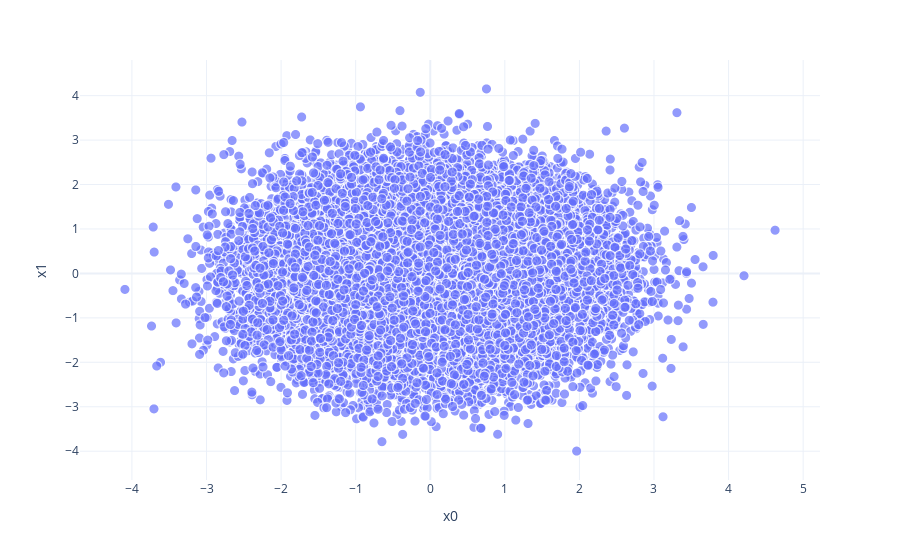

This figure's notebook cell:
### Markdown cell above
As we can see the model improves slightly over the epochs though it takes a lot longer. The results on the validation set are slightly better than the second model but that is likely not significant. It is likely that we could have achieved better results with more tinkering to optimize the layers as the final accuracy of 0.382 is not very good. That said it is higher than the baseline accuracy so it is still a step in the right direction.

# Examining the Embeddings
The final step is to extract the embedding from the model and examine them to look for patterns. We will use Plotly for interactive plotting and PCA to reduce the dimensionality of the embeddings so we can plot them. While we are able to plot the embeddings we do not see many clear patterns. The words are pretty evenly distributed and there are no clear clusters.

### Code cell
embedding_matrix = combined_model.embedding.cpu().weight.data.numpy()
tokens = list(tokenizer.vocab.keys())

pca = PCA(n_components=2)
weights = pca.fit_transform(embedding_matrix)

tokens.append(" ")
embedding_df = pd.DataFrame({
    'word' : tokens,
    'x0'   : weights[:,0],
    'x1'   : weights[:,1]
})

fig = px.scatter(embedding_df,
                 x = "x0",
                 y = "x1",
                 size = list(np.ones(len(embedding_df))),
                 size_max = 10,
                 hover_name = "word")

fig.show()

### Figure 1 — Plotly figure (JSON) as saved in the notebook; plotly's stock layout.template omitted (floating-point values rounded to 4 significant figures; data arrays with more than 128 entries replaced by an {"elided": "..."} marker saying what was removed)
{"data": [{"hovertemplate": "<b>%{hovertext}</b><br><br>x0=%{x}<br>x1=%{y}<br>size=%{marker.size}<extra></extra>", "hovertext": {"elided": "30523 str values"}, "legendgroup": "", "marker": {"color": "#636efa", "size": {"elided": "30523 float values"}, "sizemode": "area", "sizeref": 0.01, "symbol": "circle"}, "mode": "markers", "name": "", "showlegend": false, "type": "scattergl", "x": {"elided": "30523 float values"}, "xaxis": "x", "y": {"elided": "30523 float values"}, "yaxis": "y"}], "layout": {"legend": {"itemsizing": "constant", "tracegroupgap": 0}, "margin": {"t": 60}, "xaxis": {"anchor": "y", "domain": [0, 1], "title": {"text": "x0"}}, "yaxis": {"anchor": "x", "domain": [0, 1], "title": {"text": "x1"}}}}
